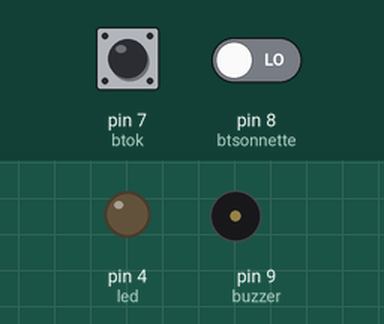
This sketch was run on a simulated Arduino Uno, built with avr-gcc and run on an emulated ATmega328P. Shown: output pins drawn as LEDs (lit = HIGH), buzzer (waves = sounding). The inputs (shaded band) are chosen by the test bench; at power-on: pin 8 (btsonnette) LOW, pin 7 (btok) LOW.

Above: at 1.2 s.
1.3 s: pin 8 (btsonnette) driven HIGH
At 3.5 s:
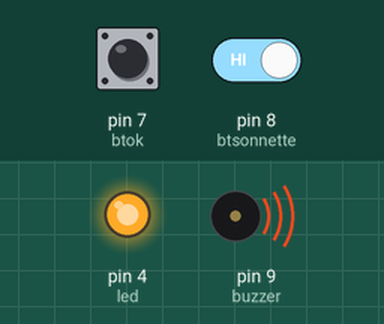
4.3 s: pin 7 (btok) pulled HIGH for 0.15 s
At 5.47 s:
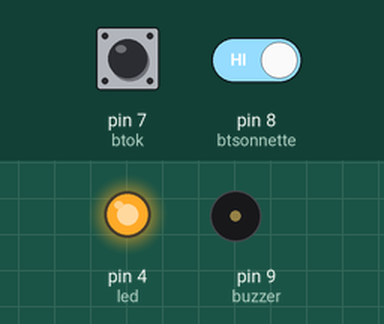
7.4 s: pin 7 (btok) pulled HIGH for 1 s
At 9.9 s:
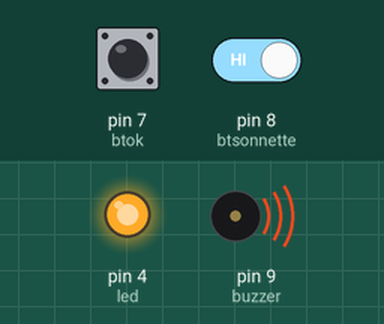
11.0 s: pin 7 (btok) pulled HIGH for 3.2 s
At 12.85 s:
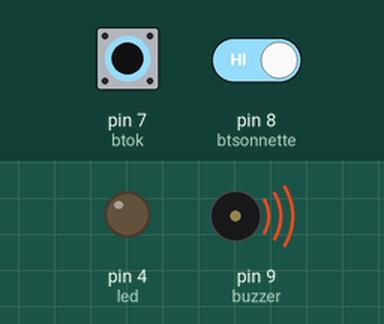
Timing chart, 0 to 16.7 s (numbered marks = the images above; inputs shaded):
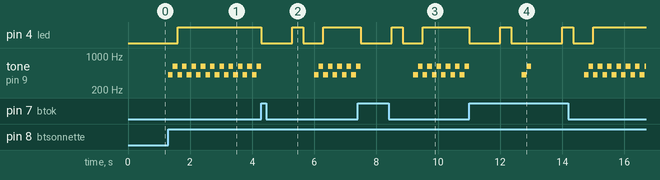

Measured:
- after the input at 1.3 s, pin 4 (led): LOW → HIGH after 0.30 s; tone on pin 9 (buzzer): alternates 611 Hz for 0.15 s and 411 Hz for 0.15 s, starting at once
- after the input at 4.3 s, pin 4 (led): HIGH → LOW at once, → HIGH 1.0 s later, → LOW 0.35 s later, → HIGH 0.65 s later
- after the input at 7.4 s, pin 4 (led): HIGH → LOW after 0.10 s, → HIGH 1.0 s later, → LOW 0.35 s later, → HIGH 0.65 s later
- after the input at 11.0 s, pin 4 (led): goes LOW 1.0 s, HIGH 0.35 s, LOW 1.7 s, HIGH 0.35 s, LOW 0.65 s, then HIGH, starting at once

The sketch:

sonnette1.ino
```cpp
int led = 4;
int buzzer = 9;
int btsonnette = 8;
int btok = 7;

int active = 0;
unsigned long delai = 300000;
unsigned long previousMillis = 0;

void sonne() {
  tone(buzzer,411);
  delay(150);
  tone(buzzer,611);
  delay(150);
  noTone(buzzer);
}

void setup() {
  pinMode(led, OUTPUT);
  pinMode(btsonnette, INPUT);
  pinMode(btok, INPUT);
}

void loop() {
  if(digitalRead(btsonnette)) {
    unsigned long currentMillis = millis();
    if(((unsigned long)(currentMillis - previousMillis) >= delai) | !active) {
      active++;
    }
    previousMillis = currentMillis;
    sonne();
  }
  if(digitalRead(btok)) {
    digitalWrite(led,LOW);
    delay(1000);
    for(int i=0; i < active; i++) {
      digitalWrite(led,HIGH);
      delay(350);
      digitalWrite(led,LOW);
      delay(350);
    }
    active=0;
  }
  if(active)
    digitalWrite(led,HIGH);
}
```
